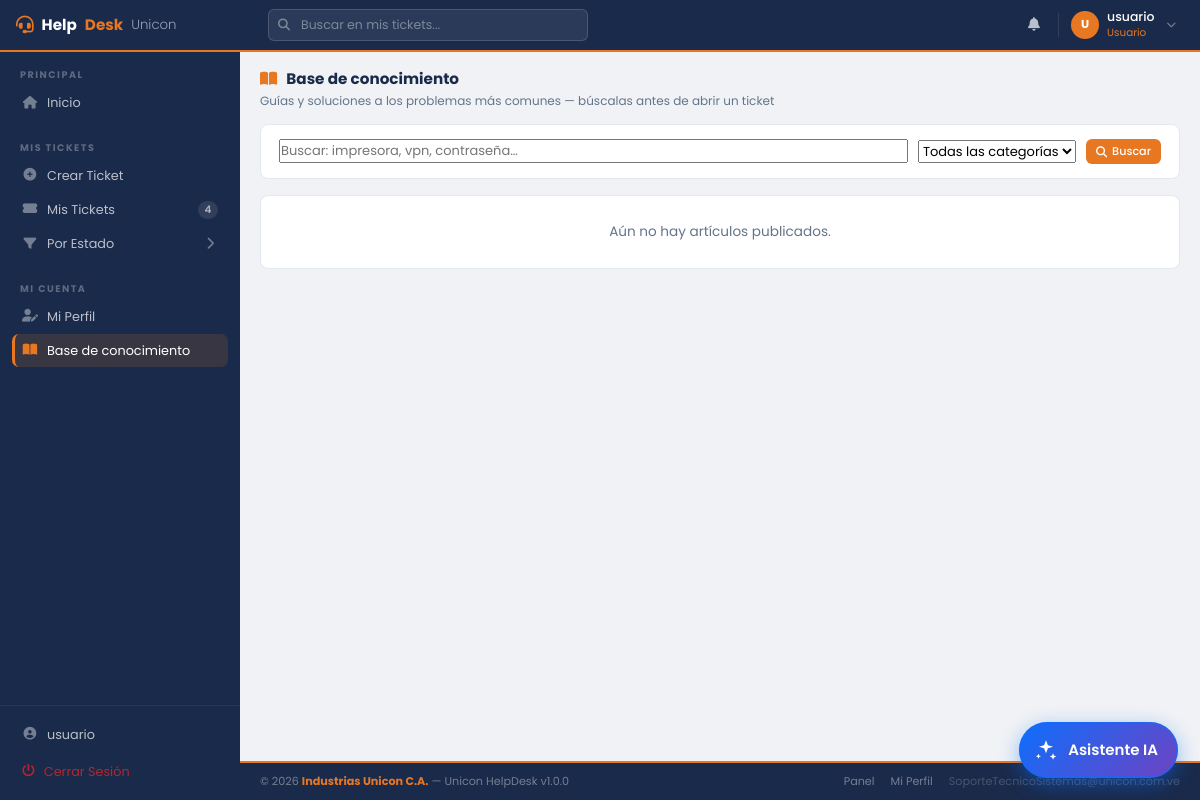
The app's page /usuario/kb.php (signed in), older data.
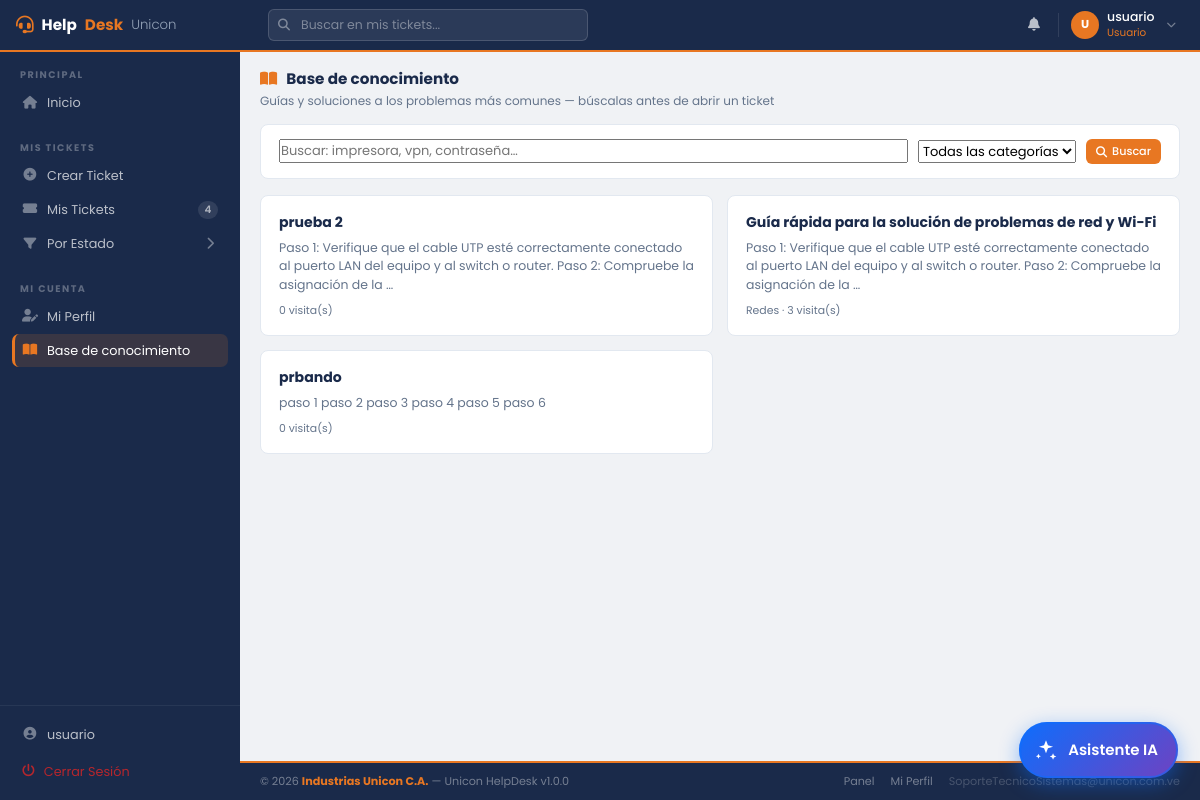
The same page, newer data.
### tables this page shows
CREATE TABLE `kb_articulos` (
  `id_articulo` int(11) NOT NULL AUTO_INCREMENT,
  `titulo` varchar(200) NOT NULL,
  `contenido` mediumtext NOT NULL,
  `id_categoria` int(11) DEFAULT NULL,
  `publicado` tinyint(1) NOT NULL DEFAULT 1,
  `vistas` int(11) NOT NULL DEFAULT 0,
  `id_autor` int(11) DEFAULT NULL,
  `creado` datetime NOT NULL DEFAULT current_timestamp(),
  `actualizado` datetime NOT NULL DEFAULT current_timestamp() ON UPDATE current_timestamp(),
  PRIMARY KEY (`id_articulo`),
  KEY `idx_kb_publicado` (`publicado`,`actualizado`)
);

CREATE TABLE `categoria_incidencias` (
  `id_categoria` int(11) NOT NULL AUTO_INCREMENT,
  `nombre` varchar(80) NOT NULL,
  `descripcion` text DEFAULT NULL,
  `id_prioridad_default` int(11) DEFAULT NULL,
  `estado` enum('activo','inactivo') NOT NULL DEFAULT 'activo',
  PRIMARY KEY (`id_categoria`),
  UNIQUE KEY `nombre` (`nombre`),
  KEY `fk_categoria_prioridad` (`id_prioridad_default`),
  CONSTRAINT `fk_categoria_prioridad` FOREIGN KEY (`id_prioridad_default`) REFERENCES `prioridades` (`id_prioridad`) ON DELETE SET NULL ON UPDATE CASCADE
);

### usuario/kb.php (called while the page is built, shortened)
<?php
include_once '../includes/header2.php';
include_once '../includes/sidebar.php';
include_once '../includes/kb_vista.php';
include_once '../includes/footer2.php';

### includes/kb_vista.php (the view, shortened to what this page needs)
<?php
$puede_editar = rol_tiene_permiso($conexion, $rol_id, 'kb.editar');
$id_art = (int)($_GET['id'] ?? 0);
$busq   = trim((string)($_GET['q'] ?? ''));
$cat_f  = (int)($_GET['cat'] ?? 0);
$falta_migracion = false;
$articulo = null; $lista = [];
try {
    if ($id_art > 0) {
        $sql = "SELECT a.*, c.nombre AS categoria, CONCAT(u.nombres, ' ', u.apellidos) AS autor
                FROM kb_articulos a LEFT JOIN categoria_incidencias c ON a.id_categoria = c.id_categoria LEFT JOIN usuarios u ON a.id_autor = u.id_usuario
                WHERE a.id_articulo = ?" . ($puede_editar ? '' : ' AND a.publicado = 1');
        $q = $conexion->prepare($sql); $q->bind_param("i", $id_art); $q->execute();
        $articulo = $q->get_result()->fetch_assoc(); $q->close();
        if ($articulo && empty($_SESSION['kb_vistos'][$id_art])) {
            $_SESSION['kb_vistos'][$id_art] = 1;
            $conexion->query("UPDATE kb_articulos SET vistas = vistas + 1 WHERE id_articulo = " . $id_art);
        }
    } else {
        $where = []; $tipos = ''; $par = [];
        if (!$puede_editar) $where[] = 'a.publicado = 1';
        $sql = "SELECT a.id_articulo, a.titulo, a.contenido, a.publicado, a.vistas, a.actualizado, c.nombre AS categoria
                FROM kb_articulos a LEFT JOIN categoria_incidencias c ON a.id_categoria = c.id_categoria"
             . ($where ? ' WHERE ' . implode(' AND ', $where) : '') . " ORDER BY a.actualizado DESC LIMIT 100";
        $q = $conexion->prepare($sql);
        $q->execute();
        $lista = $q->get_result()->fetch_all(MYSQLI_ASSOC); $q->close();
    }
} catch (Throwable $e) { $falta_migracion = true; }
?>
<main class="hd-main">
    <div class="hd-page-header">
        <div>
            <div class="hd-page-title"><i class="fas fa-book-open" style="color:var(--naranja);margin-right:6px;"></i> Base de conocimiento</div>
            <div class="hd-page-sub">Guías y soluciones a los problemas más comunes — búscalas antes de abrir un ticket</div>
        </div>
    </div>
    <?php if ($falta_migracion): ?>
        <div class="alert alert-warning">Falta crear la tabla de artículos. Ejecuta <code>DB/migracion_entrega4.sql</code> en phpMyAdmin.</div>
    <?php else: ?>
        <form method="get" class="hd-card" style="padding:14px 18px;margin-bottom:16px;display:flex;gap:10px;flex-wrap:wrap;align-items:center;">
            <input type="search" name="q" value="<?= htmlspecialchars($busq) ?>" class="hd-input" style="flex:1;min-width:200px;" placeholder="Buscar: impresora, vpn, contraseña…">
            <select name="cat" class="hd-input" style="width:auto;">
                <option value="0">Todas las categorías</option>
            </select>
            <button class="hd-btn hd-btn-naranja hd-btn-sm" type="submit"><i class="fas fa-search"></i> Buscar</button>
        </form>
        <?php if (!$lista): ?>
            <div class="hd-card" style="padding:26px;text-align:center;color:var(--muted);font-size:.85rem;">
                <?= ($busq !== '' || $cat_f) ? 'No hay artículos que coincidan con tu búsqueda.' : 'Aún no hay artículos publicados.' ?>
            </div>
        <?php endif; ?>
        <div style="display:grid;grid-template-columns:repeat(auto-fill,minmax(300px,1fr));gap:14px;">
        <?php foreach ($lista as $a):
            $ext = trim(preg_replace('/\s+/', ' ', $a['contenido'])); $ext = mb_strlen($ext) > 150 ? mb_substr($ext, 0, 149) . '…' : $ext; ?>
            <a href="kb.php?id=<?= (int)$a['id_articulo'] ?>" class="hd-card" style="padding:16px 18px;text-decoration:none;display:block;">
                <div style="font-size:.88rem;font-weight:700;color:var(--azul);"><?= htmlspecialchars($a['titulo']) ?>
                    <?php if (!$a['publicado']): ?><span class="hd-badge" style="background:#fef3c7;color:#92400e;font-size:.6rem;">Borrador</span><?php endif; ?></div>
                <div style="font-size:.78rem;color:var(--muted);margin:6px 0 8px;"><?= htmlspecialchars($ext) ?></div>
                <div style="font-size:.68rem;color:var(--muted);"><?= $a['categoria'] ? htmlspecialchars($a['categoria']) . ' · ' : '' ?><?= (int)$a['vistas'] ?> visita(s)</div>
            </a>
        <?php endforeach; ?>
        </div>
    <?php endif; ?>
</main>

Row changes from the older to the newer data that the page shows:
added kb_articulos: titulo "prueba 2", contenido "Paso 1: Verifique que el cable UTP esté correctamente conectado al puerto LAN del equipo y al switch o router. Paso 2: Compruebe la asignación de la …", vistas "0"
added kb_articulos: titulo "Guía rápida para la solución de problemas de red y Wi-Fi", contenido "Paso 1: Verifique que el cable UTP esté correctamente conectado al puerto LAN del equipo y al switch o router. Paso 2: Compruebe la asignación de la …", id_categoria.nombre "Redes", vistas "3"
added kb_articulos: titulo "prbando", contenido "paso 1 paso 2 paso 3 paso 4 paso 5 paso 6", vistas "0"
Text that changed along with them:
text no longer shown: "Aún no hay artículos publicados."
